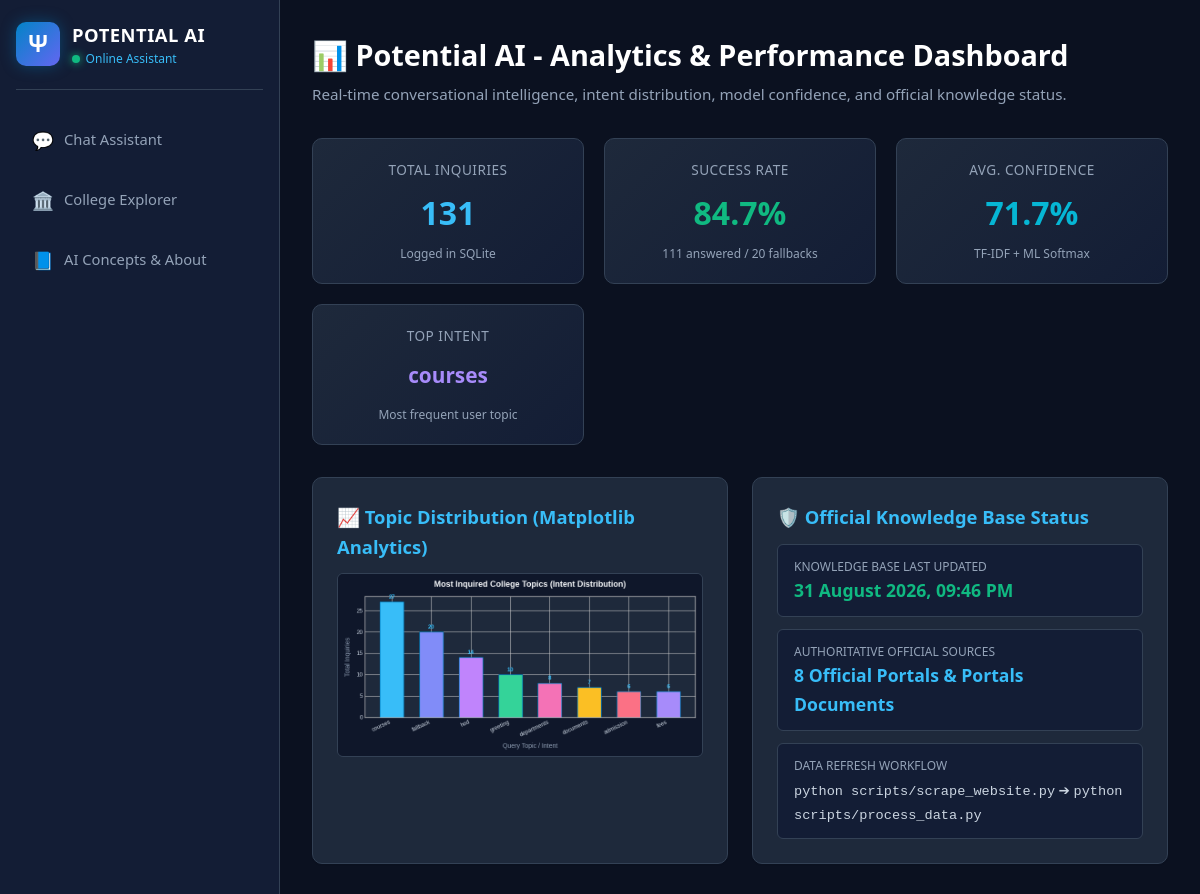
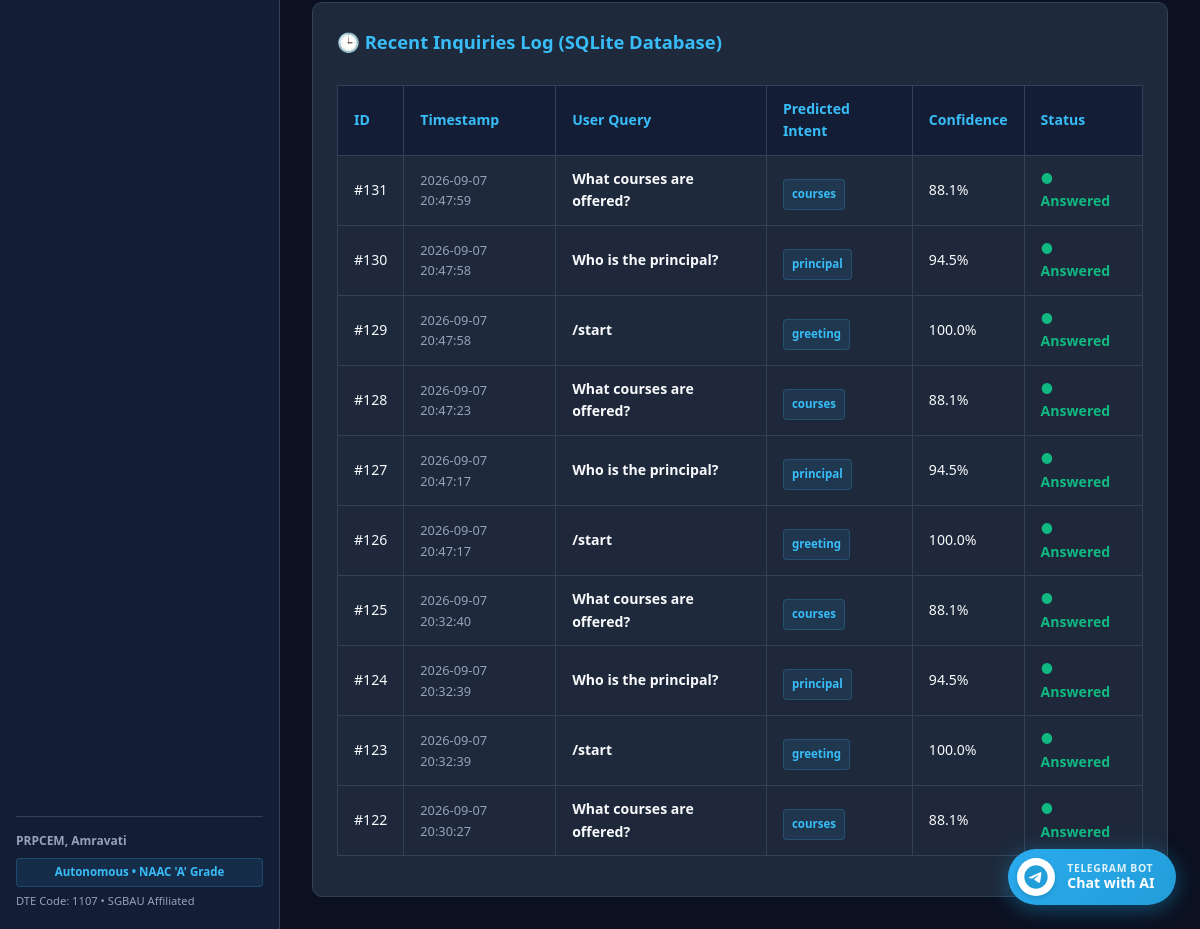
/dashboard, run on the app's committed database (2 pictures, top to bottom).
### tables this page shows
CREATE TABLE queries_log (
            id INTEGER PRIMARY KEY AUTOINCREMENT,
            timestamp DATETIME DEFAULT CURRENT_TIMESTAMP,
            user_message TEXT NOT NULL,
            intent TEXT NOT NULL,
            confidence REAL NOT NULL,
            response_status TEXT NOT NULL
        );

### app.py (the view)
@app.route("/dashboard")
def dashboard():
    summary = get_analytics_summary()
    chart_base64 = generate_analytics_chart_base64()
    sources_count = len(response_generator.college_data.get("sources", [])) or 8
    last_update = response_generator.college_data.get("metadata", {}).get("last_updated", "31 August 2026")
    return render_template(
        "dashboard.html",
        title="Potential AI - Analytics Dashboard",
        summary=summary,
        chart_base64=chart_base64,
        sources_count=sources_count,
        last_update=last_update
    )

### app.py (called while the page is built)
@app.context_processor
def inject_global_template_context():
    return {
        "telegram_bot_username": Config.TELEGRAM_BOT_USERNAME,
        "college_name": Config.COLLEGE_NAME,
        "bot_name": Config.BOT_NAME
    }

### database.py (called while the page is built)
def get_db_connection():
    os.makedirs(os.path.dirname(DB_PATH), exist_ok=True)
    conn = sqlite3.connect(DB_PATH)
    conn.row_factory = sqlite3.Row
    return conn

### templates/dashboard.html (shortened to what this page needs)
{% extends "base.html" %}
{% block content %}
<div class="page-container">
    <div class="page-header">
        <h1>📊 Potential AI - Analytics & Performance Dashboard</h1>
        <p>Real-time conversational intelligence, intent distribution, model confidence, and official knowledge status.</p>
    </div>
    <div class="grid-4">
        <div class="stat-widget">
            <div class="stat-label">Total Inquiries</div>
            <div class="stat-value" id="statTotal">{{ summary.total_queries }}</div>
            <div style="font-size: 0.75rem; color: var(--text-muted);">Logged in SQLite</div>
        </div>
        <div class="stat-widget">
            <div class="stat-label">Success Rate</div>
            <div class="stat-value" id="statSuccess" style="color: var(--accent-emerald);">{{ summary.success_rate }}%</div>
            <div style="font-size: 0.75rem; color: var(--text-muted);">{{ summary.successful_queries }} answered / {{ summary.fallback_queries }} fallbacks</div>
        </div>
        <div class="stat-widget">
            <div class="stat-label">Avg. Confidence</div>
            <div class="stat-value" id="statConf" style="color: var(--accent-cyan);">{{ summary.average_confidence }}%</div>
            <div style="font-size: 0.75rem; color: var(--text-muted);">TF-IDF + ML Softmax</div>
        </div>
        <div class="stat-widget">
            <div class="stat-label">Top Intent</div>
            <div class="stat-value" id="statTop" style="font-size: 1.3rem; color: #a78bfa; margin: 0.8rem 0;">{{ summary.top_intent }}</div>
            <div style="font-size: 0.75rem; color: var(--text-muted);">Most frequent user topic</div>
        </div>
    </div>
    <div class="grid-2">
        <div class="card">
            <div class="card-title">📈 Topic Distribution (Matplotlib Analytics)</div>
            <div style="text-align: center; margin-top: 0.5rem;">
                <img id="dashboardChart" alt="Topic Distribution Chart" style="max-width: 100%; border-radius: var(--radius-sm); border: 1px solid var(--border-color);" />
            </div>
        </div>
        <div class="card">
            <div class="card-title">🛡️ Official Knowledge Base Status</div>
            <div style="display: flex; flex-direction: column; gap: 0.75rem; margin-top: 0.5rem;">
                <div style="background-color: var(--bg-secondary); padding: 0.75rem 1rem; border-radius: var(--radius-sm); border: 1px solid var(--border-color);">
                    <div style="font-size: 0.75rem; color: var(--text-muted);">KNOWLEDGE BASE LAST UPDATED</div>
                    <div style="font-size: 1.1rem; font-weight: 700; color: var(--accent-emerald);">{{ last_update }}</div>
                </div>
                <div style="background-color: var(--bg-secondary); padding: 0.75rem 1rem; border-radius: var(--radius-sm); border: 1px solid var(--border-color);">
                    <div style="font-size: 0.75rem; color: var(--text-muted);">AUTHORITATIVE OFFICIAL SOURCES</div>
                    <div style="font-size: 1.1rem; font-weight: 700; color: var(--text-accent);">{{ sources_count }} Official Portals & Portals Documents</div>
                </div>
                <div style="background-color: var(--bg-secondary); padding: 0.75rem 1rem; border-radius: var(--radius-sm); border: 1px solid var(--border-color);">
                    <div style="font-size: 0.75rem; color: var(--text-muted);">DATA REFRESH WORKFLOW</div>
                    <div style="font-size: 0.85rem; color: #cbd5e1; margin-top: 0.25rem;">
                        <code>python scripts/scrape_website.py</code> ➔ <code>python scripts/process_data.py</code>
                    </div>
                </div>
            </div>
        </div>
    </div>
    <div class="card">
        <div class="card-title">🕒 Recent Inquiries Log (SQLite Database)</div>
        <div style="overflow-x: auto;">
            <table class="data-table">
                <thead>
                    <tr>
                        <th>ID</th>
                        <th>Timestamp</th>
                        <th>User Query</th>
                        <th>Predicted Intent</th>
                        <th>Confidence</th>
                        <th>Status</th>
                    </tr>
                </thead>
                <tbody id="recentQueriesTbody">
                    {% for q in summary.recent_queries %}
                    <tr>
                        <td>#{{ q.id }}</td>
                        <td style="font-size: 0.8rem; color: var(--text-muted);">{{ q.timestamp }}</td>
                        <td><strong>{{ q.user_message }}</strong></td>
                        <td><span class="college-badge" style="display: inline-block;">{{ q.intent }}</span></td>
                        <td>{{ (q.confidence * 100)|round(1) }}%</td>
                        <td>
                            {% if q.response_status == 'success' %}
                            <span style="color: var(--accent-emerald); font-weight: bold;">● Answered</span>
                            {% else %}
                            <span style="color: var(--accent-rose); font-weight: bold;">● Fallback</span>
                            {% endif %}
                        </td>
                    </tr>
                    {% endfor %}
                </tbody>
            </table>
        </div>
    </div>
</div>
{% endblock %}

### templates/base.html (shortened to what this page needs)
<!DOCTYPE html>
<html lang="en">
<head>
    <link rel="stylesheet" href="{{ url_for('static', filename='css/style.css') }}">
</head>
<body>
    <div class="app-container">
        <aside class="sidebar">
            <div class="brand-header">
                <div class="brand-logo">Ψ</div>
                <div>
                    <div class="brand-title">POTENTIAL AI</div>
                    <div class="brand-sub">
                        <span class="status-dot"></span> Online Assistant
                    </div>
                </div>
            </div>
            <ul class="nav-links">
                <li>
                    <a href="{{ url_for('index') }}" class="nav-link {% if request.path == '/' %}active{% endif %}">
                        <span class="nav-icon">💬</span> Chat Assistant
                    </a>
                </li>
                <li>
                    <a href="{{ url_for('college_explorer') }}" class="nav-link {% if request.path == '/college' %}active{% endif %}">
                        <span class="nav-icon">🏛️</span> College Explorer
                    </a>
                </li>
                <li>
                    <a href="{{ url_for('about') }}" class="nav-link {% if request.path == '/about' %}active{% endif %}">
                        <span class="nav-icon">📘</span> AI Concepts & About
                    </a>
                </li>
            </ul>
            <div class="sidebar-footer">
                <strong>PRPCEM, Amravati</strong>
                <span class="college-badge">Autonomous • NAAC 'A' Grade</span>
                <p style="margin-top: 0.4rem; font-size: 0.7rem;">DTE Code: 1107 • SGBAU Affiliated</p>
            </div>
        </aside>
        <main class="main-content">
            {% block content %}{% endblock %}
        </main>
    </div>
    <aside class="flying-telegram-container" aria-label="Telegram Assistant Contact">
        <a
            href="https://t.me/{{ telegram_bot_username }}"
            target="_blank"
            rel="noopener noreferrer"
            class="flying-telegram-btn"
            id="flyingTelegramBtn"
            title="Chat with Potential AI on Telegram (@{{ telegram_bot_username }})"
            aria-label="Chat with Potential AI on Telegram"
        >
            <span class="flying-telegram-icon">
            </span>
            <span class="flying-telegram-text">
                <span class="flying-sub">Telegram Bot</span>
                <span class="flying-title">Chat with AI</span>
            </span>
        </a>
    </aside>
</body>
</html>

### data on the page
queries_log: top_intent "courses"
queries_log: id "131", timestamp "2026-09-07 20:47:59", user_message "What courses are offered?", intent "courses", (q.confidence*100)|round(1) "88.1", response_status "● Answered"
queries_log: id "130", timestamp "2026-09-07 20:47:58", user_message "Who is the principal?", intent "principal", (q.confidence*100)|round(1) "94.5", response_status "● Answered"
queries_log: id "129", timestamp "2026-09-07 20:47:58", user_message "/start", intent "greeting", (q.confidence*100)|round(1) "100.0", response_status "● Answered"
queries_log: id "128", timestamp "2026-09-07 20:47:23", user_message "What courses are offered?", intent "courses", (q.confidence*100)|round(1) "88.1", response_status "● Answered"
queries_log: id "127", timestamp "2026-09-07 20:47:17", user_message "Who is the principal?", intent "principal", (q.confidence*100)|round(1) "94.5", response_status "● Answered"
queries_log: id "126", timestamp "2026-09-07 20:47:17", user_message "/start", intent "greeting", (q.confidence*100)|round(1) "100.0", response_status "● Answered"
queries_log: id "125", timestamp "2026-09-07 20:32:40", user_message "What courses are offered?", intent "courses", (q.confidence*100)|round(1) "88.1", response_status "● Answered"
queries_log: id "124", timestamp "2026-09-07 20:32:39", user_message "Who is the principal?", intent "principal", (q.confidence*100)|round(1) "94.5", response_status "● Answered"
queries_log: id "123", timestamp "2026-09-07 20:32:39", user_message "/start", intent "greeting", (q.confidence*100)|round(1) "100.0", response_status "● Answered"
queries_log: id "122", timestamp "2026-09-07 20:30:27", user_message "What courses are offered?", intent "courses", (q.confidence*100)|round(1) "88.1", response_status "● Answered"

### other printed values
{{ summary.total_queries }} "131"
{{ summary.success_rate }} "84.7"
{{ summary.successful_queries }} "111"
{{ summary.fallback_queries }} "20"
{{ summary.average_confidence }} "71.7"
{{ last_update }} "31 August 2026, 09:46 PM"
{{ sources_count }} "8"
